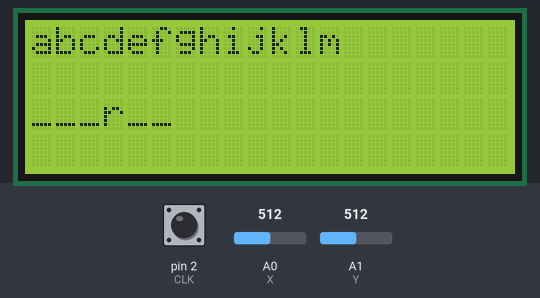
A sketch run on a simulated Arduino Uno, built with avr-gcc and run on an emulated ATmega328P. Parts: 20×4 character LCD. Inputs (shaded band) come from the test bench; at power-on: pin 2 (CLK) HIGH, A0 (X) = 512, A1 (Y) = 512.

Above: at 3.3 s.
3.4 s: pin 2 (CLK) pulled LOW for 3.2 s
8.1 s: A0 (X) set to 778
At 9.48 s:
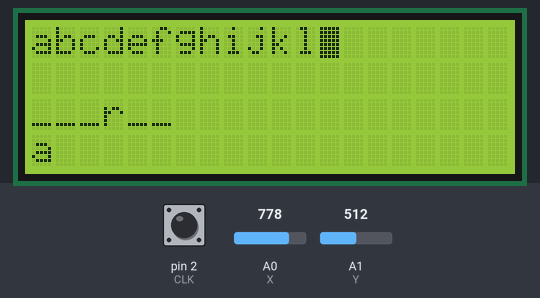
9.6 s: pin 2 (CLK) pulled LOW for 0.15 s
At 10.2 s:
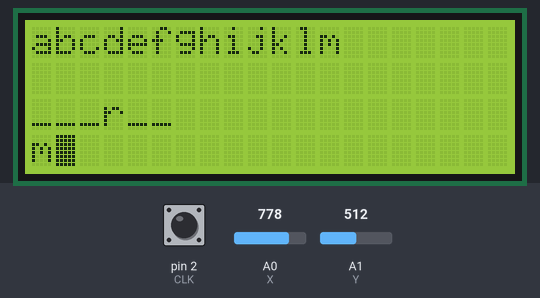
11.2 s: A1 (Y) set to 270
14.2 s: A1 (Y) set to 246
17.2 s: pin 2 (CLK) pulled LOW for 3.2 s
At 18.0 s:
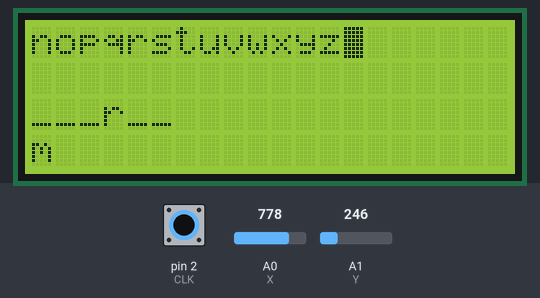
At 19.4 s:
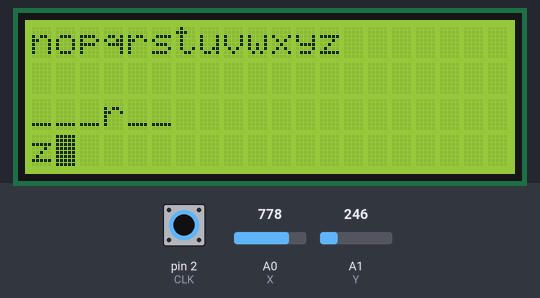
Timing chart, 0 to 20.9 s (numbered marks = the images above; inputs shaded):
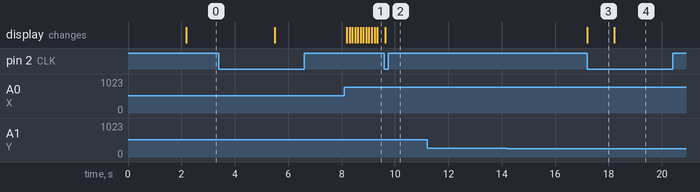

Measured:
- after the input at 8.1 s, the display: first changes after 0.10 s (image 1 shows a later state)
- after the input at 9.6 s, the display: changes at once (image 2)
- after the input at 11.2 s, every drawn part: stays the same
- after the input at 14.2 s, every drawn part: stays the same
- after the input at 17.2 s, the display: changes at once (image 3)
- what the display in image 3 shows lasts 1.0 s, from 17.2 s to 18.2 s

The sketch:

ENGLISH_WORDS.ino
```cpp
#include <LiquidCrystal_I2C.h>
LiquidCrystal_I2C lcd(0x27, 20, 4);
#define X A0
#define Y A1
#define CLK 2
String massiv[10] = {"church","fish","tooth","violent","nostalgic","ducks","receive","rhyme","deliver","expect"};
String massiv_without[10] = {"___r__","__s_","___t_","___l___","__s______","__c__","____i__","_h___","____v__","__p___"};
char letter1[13] = {'a', 'b', 'c', 'd', 'e', 'f', 'g', 'h', 'i', 'j', 'k', 'l', 'm'};
char letter2[13] = {'n', 'o', 'p', 'q', 'r', 's', 't', 'u', 'v', 'w', 'x', 'y', 'z'};
byte x_g = 0;
byte y_g = 0;
char choise = 'a';
bool half = true;
void setup() {
  // put your setup code here, to run once:
 lcd.init();
  lcd.backlight();
    lcd.begin(20,4);
    pinMode(X,INPUT);
  pinMode(Y,INPUT);
  pinMode(CLK,INPUT);
  digitalWrite(CLK, HIGH);
    lcd.setCursor(0,1);
    lcd.print("Welcome to the game:");
    lcd.setCursor(2,2);
    lcd.print("Guess the word");
    delay(2000);
    lcd.clear();
    lcd.setCursor(0,0);
    for(int i = 0;i < 13;i++){
      lcd.print(letter1[i]);
      }
}

void loop() {
  // put your main code here, to run repeatedly:
  for(byte i = 0;i < 10;i++){
    String fake = massiv[i];
      String without = massiv_without[i];
      lcd.setCursor(0,2);
      lcd.print(massiv_without[i]);
  while(fake != without){
    while(digitalRead(CLK) != 0){
      if(analogRead(X) >= 768 && x_g < 19){
        lcd.setCursor(x_g,y_g);
        lcd.noBlink();
        x_g++;
        lcd.setCursor(x_g,y_g);
        lcd.blink();
        }
      if(analogRead(Y) >= 786 && y_g > 0){
        lcd.setCursor(x_g,y_g);
        lcd.noBlink();
        y_g--;
        lcd.setCursor(x_g,y_g);
        lcd.blink();
        }
      if(analogRead(X) <= 256 && x_g > 0){
        lcd.setCursor(x_g,y_g);
        lcd.noBlink();
        x_g--;
        lcd.setCursor(x_g,y_g);
        lcd.blink();
        }
      if(analogRead(Y) <= 256 && y_g < 3){
        lcd.setCursor(x_g,y_g);
        lcd.noBlink();
        y_g++;
        lcd.setCursor(x_g,y_g);
        lcd.blink();
        }
        delay(100);
      }
      delay(1000);
      if(x_g < 13 && y_g == 0){
        while(digitalRead(CLK) != 0){
        if(analogRead(Y) <= 256){half = false;lcd.setCursor(0,0);
        for(int i = 0;i < 13;i++){
      lcd.print(letter2[i]);
      }}
        else if(analogRead(Y) >= 786){half = true;lcd.setCursor(0,0);
        for(int i = 0;i < 13;i++){
      lcd.print(letter1[i]);
      }
        }
        }
        delay(1000);
        while(digitalRead(CLK) != 0){
          if(analogRead(X) >= 768 && x_g < 12){
        lcd.setCursor(x_g,y_g);
        lcd.noBlink();
        x_g++;
        lcd.setCursor(x_g,y_g);
        lcd.blink();
        }
      if(analogRead(X) <= 256 && x_g > 0){
        lcd.setCursor(x_g,y_g);
        lcd.noBlink();
        x_g--;
        lcd.setCursor(x_g,y_g);
        lcd.blink();
        }
        delay(100);
          }
          if(half == true){
            choise = letter1[x_g];
            lcd.setCursor(0,3);
            lcd.print(choise);
            }
          else{
            choise = letter2[x_g];
            lcd.setCursor(0,3);
            lcd.print(choise);
            }
        }
        else if(x_g < fake.length() && y_g == 2){
          if(choise == fake[x_g]){
          lcd.setCursor(x_g,y_g);
          lcd.print(choise);
          lcd.setCursor(0,3);
            lcd.print(" ");
          }
          else{
            choise = 'a';
            lcd.setCursor(15,2);
            lcd.print("WRONG");
            delay(500);
            lcd.setCursor(15,2);
            lcd.print("     ");
            }
          }
    }
  }
}
```
